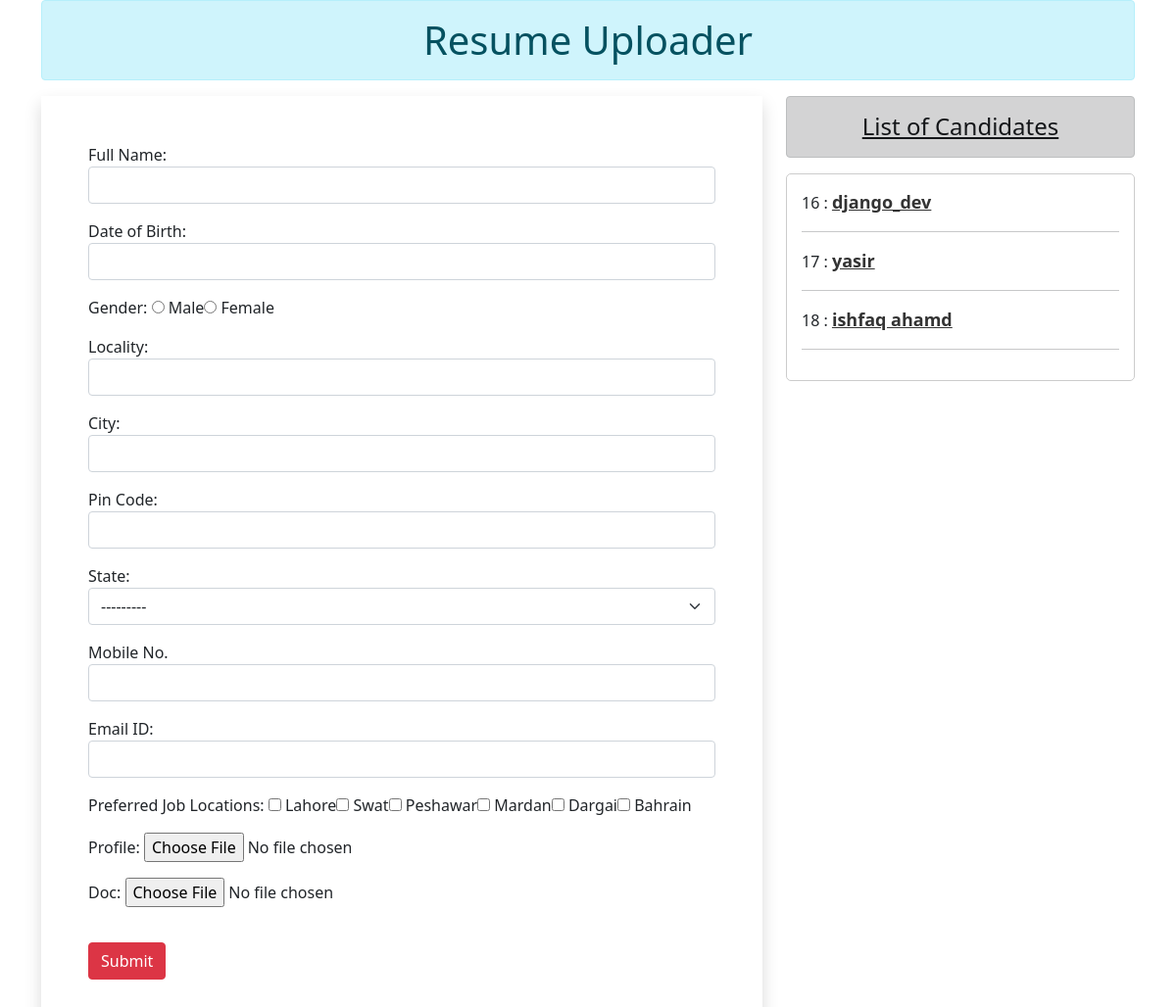
Before: / with the older database file.
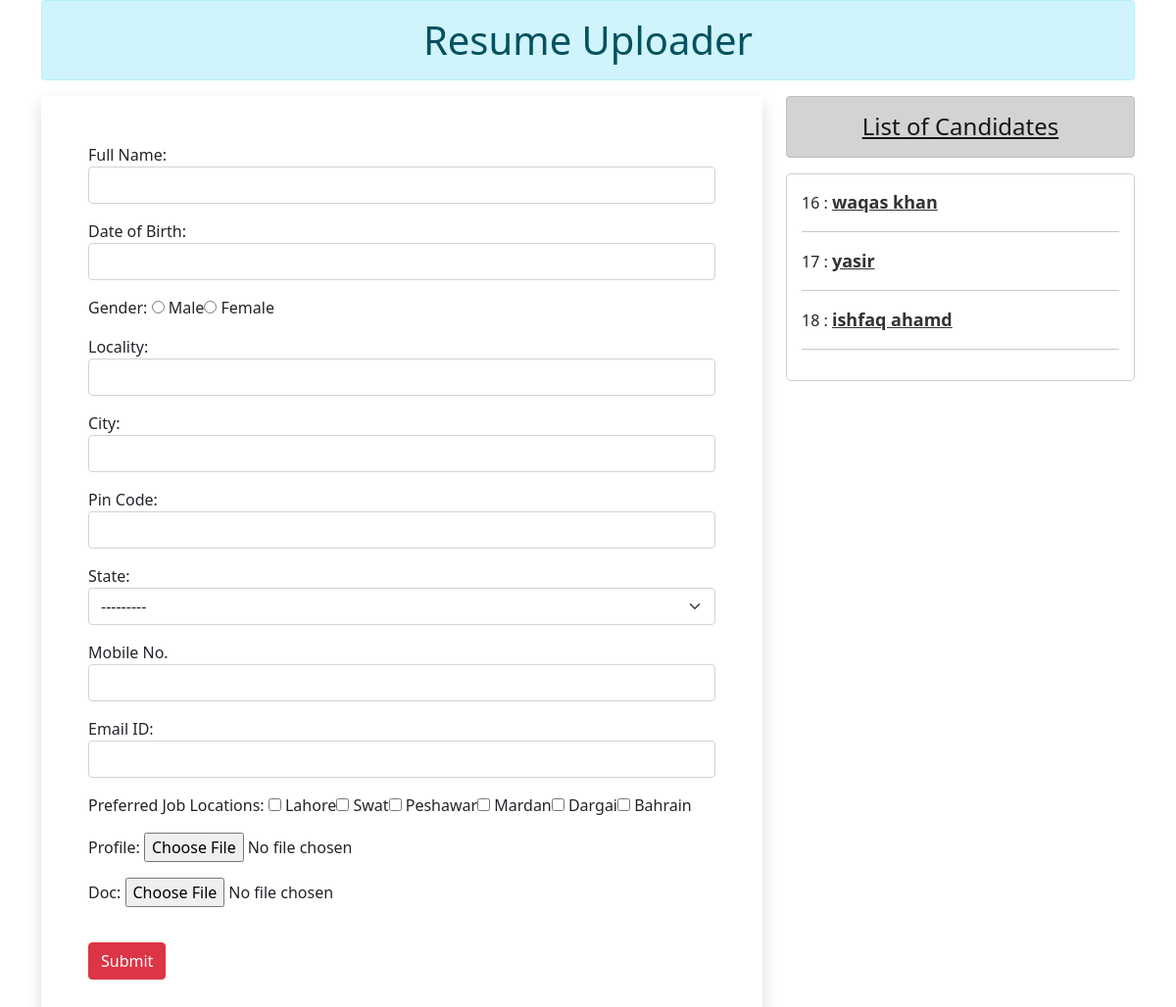
After: the same page with the newer database file.
### app/models.py (models this page shows)
class Resume(models.Model):
    name = models.CharField(max_length=100)
    dob = models.DateField(auto_now=False, auto_now_add=False)
    gender = models.CharField(max_length=10)
    locality = models.CharField(max_length=100)
    city = models.CharField(max_length=100)
    pin = models.PositiveIntegerField()
    state = models.CharField(choices=STATE_CHOICES, max_length=100)  # Reference the STATE_CHOICES
    mobile = models.PositiveIntegerField()
    email = models.EmailField()
    job_city = models.CharField(max_length=50)
    profile_image = models.ImageField(upload_to='profile', blank=True)
    file = models.FileField(upload_to='doc', blank=True)

### app/views.py (the view, shortened to what this page needs)
# urls.py: path('', views.HomeView.as_view(), name='home'),
class HomeView(View):
    def get(self, request):
        form = ResumeForm()
        candidates = Resume.objects.all()
        return render(request, 'home.html', {'candidates': candidates, 'form': form})

### app/forms.py
class ResumeForm(forms.ModelForm):
 gender = forms.ChoiceField(choices=GENDER_CHOICES, widget=forms.RadioSelect)
 job_city = forms.MultipleChoiceField(label='Preferred Job Locations', choices=JOB_CITY_CHOICE, widget=forms.CheckboxSelectMultiple)
 class Meta:
  model = Resume
  fields = ['name', 'dob', 'gender', 'locality', 'city', 'pin', 'state', 'mobile', 'email', 'job_city', 'profile_image', 'file']
  labels = {'name':'Full Name', 'dob': 'Date of Birth', 'pin':'Pin Code', 'mobile':'Mobile No.', 'email':'Email ID', 'profile_image':'Profile', 'file':'Doc'}
  widgets = {
   'name':forms.TextInput(attrs={'class':'form-control'}),
   'dob':forms.DateInput(attrs={'class':'form-control', 'id':'datepicker'}),
   'locality':forms.TextInput(attrs={'class':'form-control'}),
   'city':forms.TextInput(attrs={'class':'form-control'}),
   'pin':forms.NumberInput(attrs={'class':'form-control'}),
   'state':forms.Select(attrs={'class':'form-select'}),
   'mobile':forms.NumberInput(attrs={'class':'form-control'}),
   'email':forms.EmailInput(attrs={'class':'form-control'}),
  }

### app/templates/home.html (shortened to what this page needs)
<!DOCTYPE html>
{% load static %}
<html lang="en">
<head>
 <link href="https://cdn.jsdelivr.net/npm/bootstrap@5.0.0-beta2/dist/css/bootstrap.min.css" rel="stylesheet">
 <link rel="stylesheet" href="//code.jquery.com/ui/1.12.1/themes/base/jquery-ui.css">
 <link rel="stylesheet" href="{% static 'myapp/css/style.css' %}">
</head>
<body>
 <div class="container mb-5">
  <h1 class="alert alert-info text-center p-3">Resume Uploader</h1>
  <div class="row">
   <div class="col-sm-8">
    <form action="" method="post" enctype="multipart/form-data" class="shadow p-5">
     {% for fm in form %}
       <div class="form-group mb-3">
       {{fm.label_tag}} {{fm}} <small class="text-danger">{{fm.errors|striptags}}</small>
       </div>
     {% endfor %}
     <input type="submit" value="Submit" class="btn btn-danger submit-btn">
    </form>
   </div>
   <div class="col-sm-4">
    <h4 class="alert alert-dark text-center mb-3"><u>List of Candidates</u></h4>
    <div class="candidate-list">
      {% for candidate in candidates %}
        <div class="candidate-item">
          {{ candidate.id }} : <a href="{% url 'candidate' candidate.id %}" class="candidate-name">{{candidate.name}}</a>
        </div>
        <hr>
      {% endfor %}
    </div>
   </div>
  </div>
 </div>
</body>
</html>

Changed rows visible on the page:
changed Resume id 16: name "django_dev" → "waqas khan"
